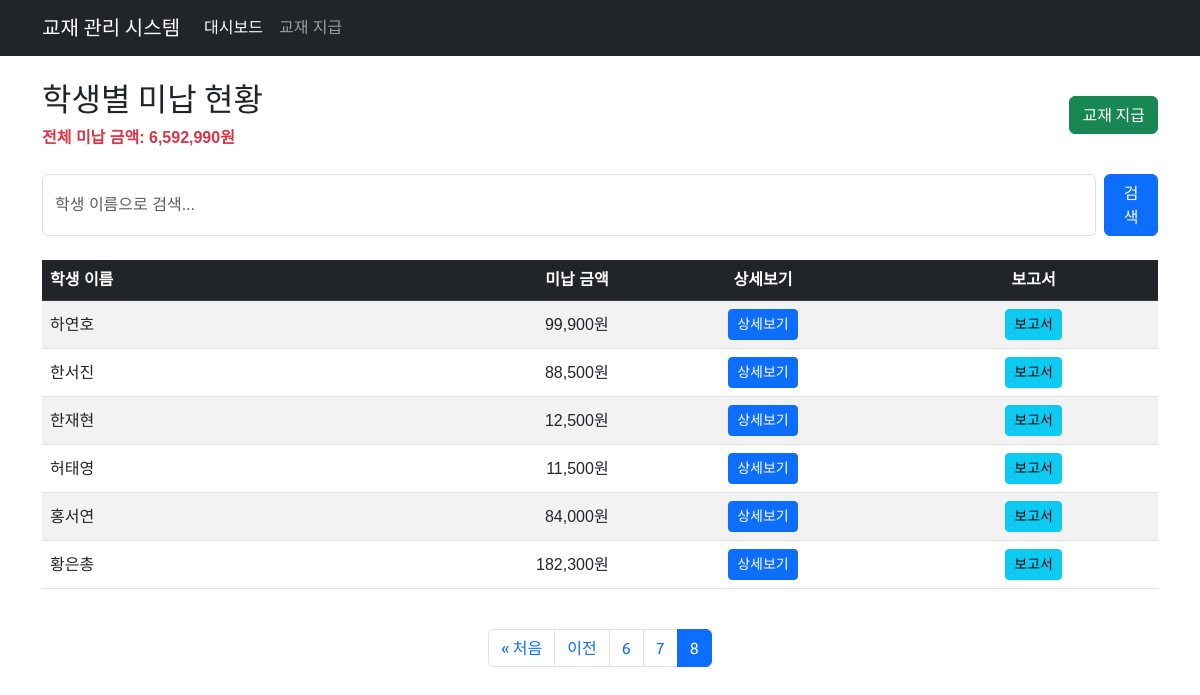
The page /textbook/dashboard/?page=8 on the database its author committed.
### textbook/models.py (models this page shows, shortened)
class Student(models.Model):
    name = models.CharField(max_length=255, unique=True, verbose_name='학생')
    class Meta:
        db_table = 'student'
        ordering = ['name']
        verbose_name = '학생'
        verbose_name_plural = '학생'

### textbook/views.py (the view)
# urls.py: path('dashboard/', views.dashboard, name='dashboard'),
def dashboard(request):
    search_query = request.GET.get('search', '').strip()
    students = Student.objects.annotate(
        unpaid_amount=Sum(
            'books__price',
            filter=Q(books__payment_date__isnull=True)
        )
    )
    if search_query:
        students = students.filter(name__icontains=search_query)
    else:
        students = students.filter(unpaid_amount__gt=0)
    students = students.order_by('name')
    total_students = students.count()
    total_unpaid = sum(student.unpaid_amount or 0 for student in students)
    paginator = Paginator(students, 20)  # 한 페이지당 20명
    page = request.GET.get('page')
    try:
        students_page = paginator.page(page)
    except PageNotAnInteger:
        students_page = paginator.page(1)
    except EmptyPage:
        students_page = paginator.page(paginator.num_pages)
    current_page = students_page.number
    total_pages = paginator.num_pages
    page_range = range(max(1, current_page - 2),
                      min(total_pages + 1, current_page + 3))
    context = {
        'students': students_page,
        'search_query': search_query,
        'total_students': total_students,
        'total_unpaid': total_unpaid,
        'page_range': page_range,
        'total_pages': total_pages,
        'current_page': current_page
    }
    return render(request, 'textbook/dashboard.html', context)

### textbook/templates/textbook/dashboard.html (shortened to what this page needs)
{% extends 'textbook/base.html' %}
{% load humanize %}
{% block content %}
<div class="row">
  <div class="col-12">
    <div class="d-flex justify-content-between align-items-center mb-4">
      <div>
        <h2>학생별 미납 현황</h2>
        <p class="text-danger mb-0">
          <strong>전체 미납 금액: {{ total_unpaid|intcomma }}원</strong>
        </p>
      </div>
      <div class="d-flex gap-2">
        <a href="{% url 'textbook:issue_book' %}" class="btn btn-success">
          교재 지급
        </a>
      </div>
    </div>
    <div class="mb-4">
      <form method="get" class="d-flex gap-2">
        <input
          type="search"
          name="search"
          class="form-control search-input max-width-300"
          placeholder="학생 이름으로 검색..."
          value="{{ search_query }}"
        />
        <button type="submit" class="btn btn-primary">검색</button>
      </form>
    </div>
    <div class="table-responsive">
      <table class="table table-striped table-hover align-middle">
        <thead class="table-dark">
          <tr>
            <th>학생 이름</th>
            <th class="text-end">미납 금액</th>
            <th class="text-center">상세보기</th>
            <th class="text-center">보고서</th>
          </tr>
        </thead>
        <tbody>
          {% for student in students %}
          <tr>
            <td>{{ student.name }}</td>
            <td class="text-end">{{ student.unpaid_amount|default:0|intcomma }}원</td>
            <td class="text-center">
              <a
                href="{% url 'textbook:student_detail' student.id %}"
                class="btn btn-primary btn-sm"
                >상세보기</a
              >
            </td>
            <td class="text-center">
              <button
                type="button"
                class="btn btn-info btn-sm"
                data-bs-toggle="modal"
                data-bs-target="#reportModal{{ student.id }}"
              >
                보고서
              </button>
            </td>
          </tr>
          {% empty %}
          <tr>
            <td colspan="4" class="text-center">
              {% if search_query %} 검색 결과가 없습니다. {% else %} 미납 교재가 있는 학생이 없습니다. {% endif %}
            </td>
          </tr>
          {% endfor %}
        </tbody>
      </table>
    </div>
    {% if students.paginator.num_pages > 1 %}
    <nav aria-label="페이지 탐색" class="mt-4">
      <ul class="pagination justify-content-center">
        {% if students.has_previous %}
        <li class="page-item">
          <a
            class="page-link"
            href="?page=1{% if search_query %}&search={{ search_query }}{% endif %}"
            >« 처음</a
          >
        </li>
        <li class="page-item">
          <a
            class="page-link"
            href="?page={{ students.previous_page_number }}{% if search_query %}&search={{ search_query }}{% endif %}"
            >이전</a
          >
        </li>
        {% endif %} {% for p in page_range %}
        <li class="page-item {% if p == current_page %}active{% endif %}">
          <a
            class="page-link"
            href="?page={{ p }}{% if search_query %}&search={{ search_query }}{% endif %}"
            >{{ p }}</a
          >
        </li>
        {% endfor %}
      </ul>
    </nav>
    {% endif %}
  </div>
</div>
{% endblock %}

### textbook/templates/textbook/base.html (style rules this page uses)
body { font-family: 'Noto Sans KR', sans-serif; }
h1, h2, h3, h4, h5, h6, .navbar-brand, .btn, .pagination { font-family: 'Ubuntu', 'Noto Sans KR', sans-serif; }

### rows shown on the page
Student: name "하연호", unpaid_amount "99,900"
Student: name "한서진", unpaid_amount "88,500"
Student: name "한재현", unpaid_amount "12,500"
Student: name "허태영", unpaid_amount "11,500"
Student: name "홍서연", unpaid_amount "84,000"
Student: name "황은총", unpaid_amount "182,300"

### other values the page prints
{{ total_unpaid|intcomma }} "6,592,990"
{{ p }} "6" "7" "8"
